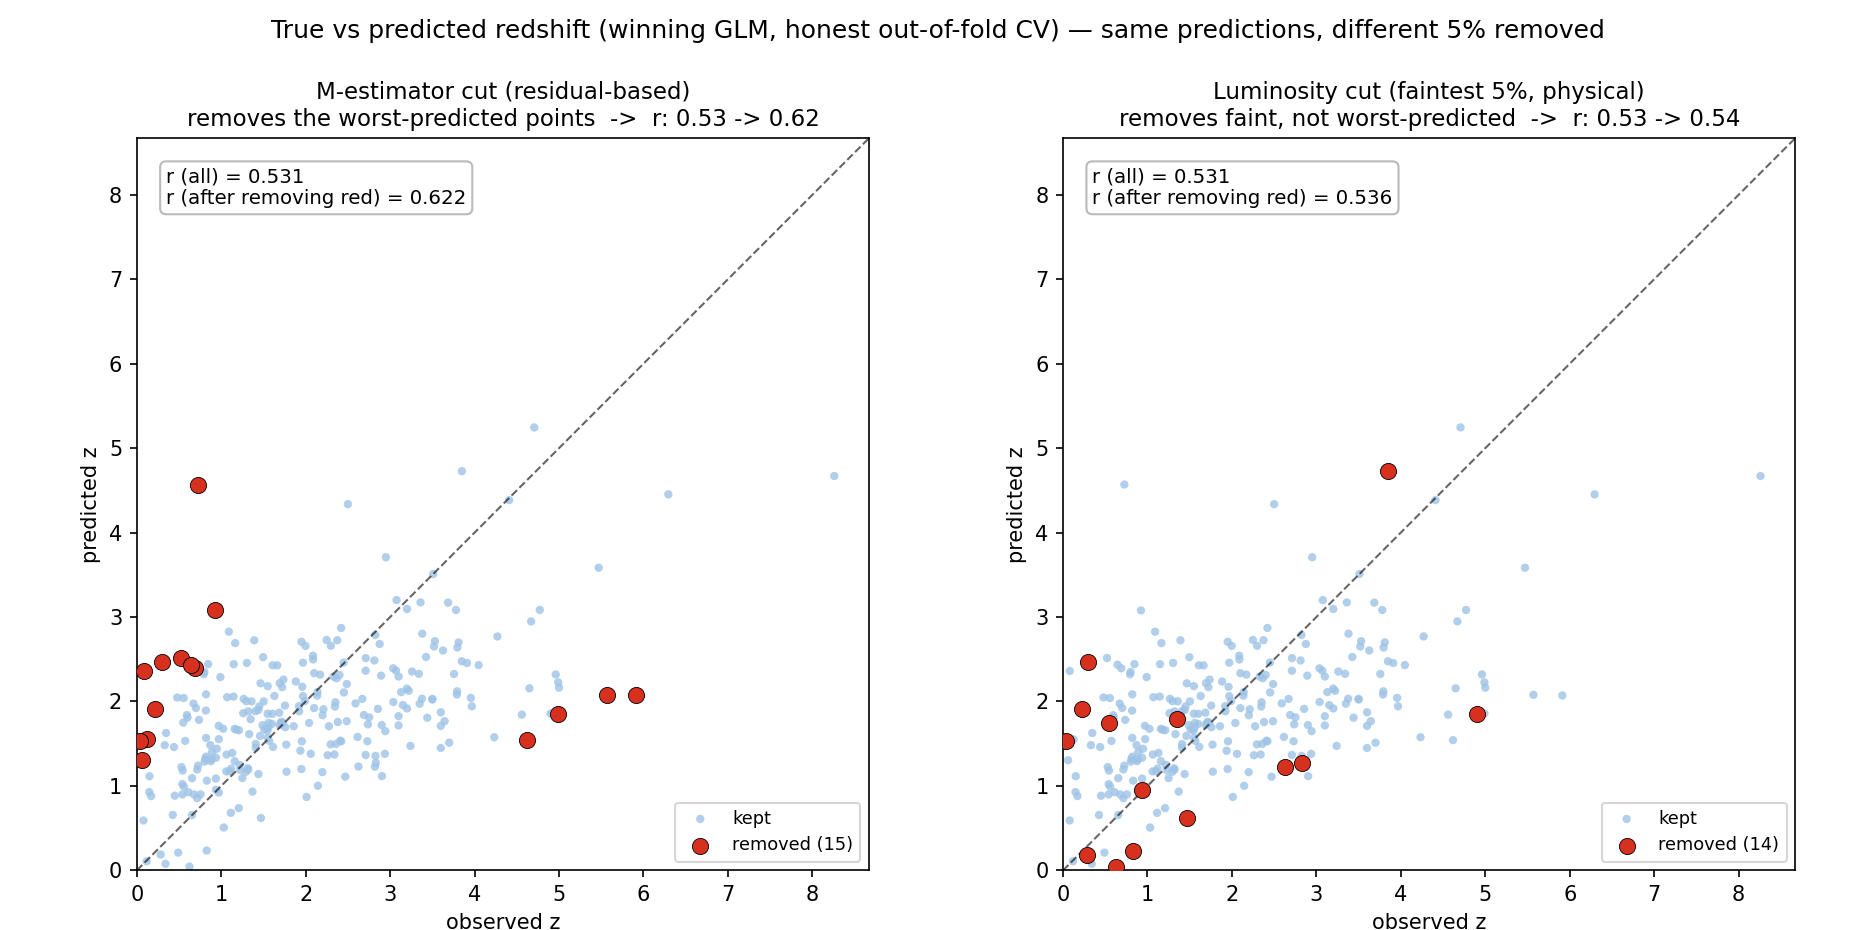

Source code (Python):
#!/usr/bin/env python3
"""
Standard true-vs-predicted redshift, two panels side by side, using the SAME
honest out-of-fold CV predictions (winning GLM on all 281) in both -- only the
highlighted (removed) points differ:

  LEFT  : the 15 M-estimator-removed bursts in red   -> they lie OFF the 1:1 line
          (badly predicted), so removing them from the test set lifts r.
  RIGHT : the 14 luminosity-cut (faintest 5%) bursts in red -> they lie roughly ON
          the 1:1 line (well predicted, just faint), so removing them barely moves r.

Each panel annotates r on all points and r after dropping its red points.
Saves 'true_vs_pred_sidebyside.png'.
"""
import numpy as np
import matplotlib
matplotlib.use("Agg")
import matplotlib.pyplot as plt
from simple_linear_flagship_check import d, d_cut, WINNER, design, _ols, r_lin

# ---- honest out-of-fold CV predictions for all 281 (winning GLM) -------------
y, X = design(WINNER, d); n = len(y)
def oof(reps=25, K=10, seed=0):
    P = np.zeros(n)
    for r in range(reps):
        rng = np.random.default_rng(seed + r); fold = rng.permutation(np.arange(n) % K)
        Pr = np.full(n, np.nan)
        for k in range(K):
            te = fold == k; Pr[te] = _ols(X[~te], y[~te], X[te])
        P += Pr
    return P / reps
pred_log = oof()
z_true, z_pred = 10 ** y - 1, 10 ** pred_log - 1

# ---- the two removal sets ---------------------------------------------------
mest = d.index.isin(d.index.difference(d_cut.index))                 # 15 M-est
# luminosity ranking (same cosmology/k-correction as the L-z plot)
C_KMS, H0, OM, OL = 2.99792458e5, 70.0, 0.30, 0.70; MPC_CM = 3.0856775814913673e24
D_H = (C_KMS / H0) * MPC_CM
zz = d["Redshift_crosscheck"].to_numpy(); beta = d["Beta"].to_numpy(); bref = np.median(beta)
zg = np.linspace(0, zz.max() + 1e-6, 20001); Ei = 1/np.sqrt(OM*(1+zg)**3 + OL)
Dc = D_H * np.concatenate(([0], np.cumsum((Ei[1:]+Ei[:-1])*np.diff(zg)/2))); DL = (1+zz)*np.interp(zz, zg, Dc)
logL = np.log10(4*np.pi*DL**2 * 10**d["log10Fa"].to_numpy() * (1+zz)**(beta-1))
rank = logL - (2*np.log10(DL) + (bref-1)*np.log10(1+zz))
lum = np.zeros(n, bool); lum[np.argsort(rank)[:int(round(0.05*n))]] = True   # 14 faintest

# ---- plot -------------------------------------------------------------------
hi = max(z_true.max(), z_pred.max()) * 1.05
def panel(ax, red, title):
    ax.plot([0, hi], [0, hi], "k--", lw=1, alpha=0.6)
    ax.scatter(z_true[~red], z_pred[~red], s=16, c="#9ec3e6", alpha=0.8, edgecolor="none", label="kept")
    ax.scatter(z_true[red],  z_pred[red],  s=60, c="#d7301f", edgecolor="k", lw=0.4, zorder=5,
               label=f"removed ({red.sum()})")
    ax.set_xlim(0, hi); ax.set_ylim(0, hi); ax.set_aspect("equal")
    ax.set_xlabel("observed z"); ax.set_ylabel("predicted z"); ax.set_title(title, fontsize=11)
    ax.text(0.04, 0.96, f"r (all) = {r_lin(pred_log, y):.3f}\n"
                        f"r (after removing red) = {r_lin(pred_log[~red], y[~red]):.3f}",
            transform=ax.transAxes, va="top", fontsize=9.5,
            bbox=dict(boxstyle="round", fc="white", ec="0.7", alpha=0.9))
    ax.legend(loc="lower right", fontsize=8.5)

fig, ax = plt.subplots(1, 2, figsize=(12.5, 6.2))
panel(ax[0], mest, "M-estimator cut (residual-based)\nremoves the worst-predicted points  ->  r: 0.53 -> 0.62")
panel(ax[1], lum,  "Luminosity cut (faintest 5%, physical)\nremoves faint, not worst-predicted  ->  r: 0.53 -> 0.54")
fig.suptitle("True vs predicted redshift (winning GLM, honest out-of-fold CV) — same predictions, different 5% removed",
             fontsize=12)
fig.tight_layout(rect=[0, 0, 1, 0.96])
fig.savefig("true_vs_pred_sidebyside.png", dpi=150)
print("wrote true_vs_pred_sidebyside.png")
print(f"r all = {r_lin(pred_log, y):.3f}")
print(f"r after M-est removal   = {r_lin(pred_log[~mest], y[~mest]):.3f}  (+{r_lin(pred_log[~mest], y[~mest])-r_lin(pred_log,y):.3f})")
print(f"r after luminosity cut  = {r_lin(pred_log[~lum],  y[~lum]):.3f}  (+{r_lin(pred_log[~lum], y[~lum])-r_lin(pred_log,y):.3f})")
print(f"overlap of the two removal sets: {(mest & lum).sum()} bursts")
